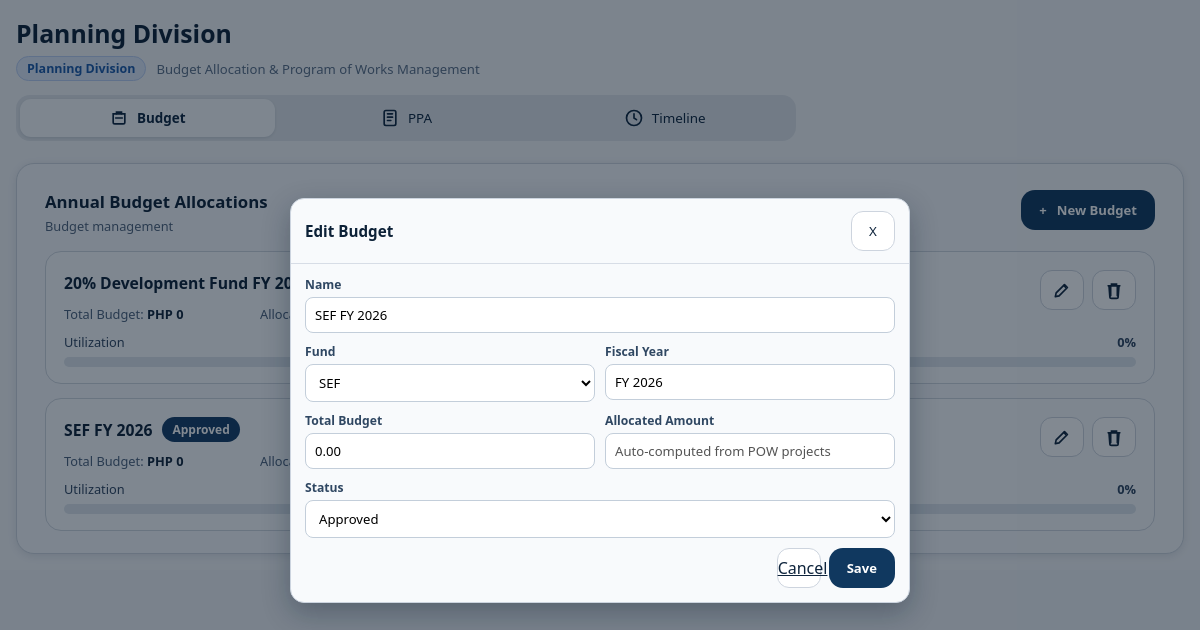
The app's page /planning-division/dashboard/?tab=budget&edit_budget=2 (signed in) with its own data.
### main/models.py (models this page shows, shortened)
class PlanningBudget(models.Model):
    FUND_20_DEV = "20-development-fund"
    FUND_SEF = "sef-fund"
    FUND_CHOICES = [
        (FUND_20_DEV, "20% Development Fund"),
        (FUND_SEF, "SEF"),
    ]
    STATUS_APPROVED = "approved"
    STATUS_FOR_REVIEW = "for_review"
    STATUS_CHOICES = [
        (STATUS_APPROVED, "Approved"),
        (STATUS_FOR_REVIEW, "For Review"),
    ]
    name = models.CharField(max_length=255)
    fund = models.CharField(max_length=40, choices=FUND_CHOICES, default=FUND_20_DEV)
    total_budget = models.DecimalField(max_digits=14, decimal_places=2, default=0)
    allocated_amount = models.DecimalField(max_digits=14, decimal_places=2, default=0)
    status = models.CharField(max_length=20, choices=STATUS_CHOICES, default=STATUS_APPROVED)
    fiscal_year = models.CharField(max_length=20, default="FY 2026")
    created_at = models.DateTimeField(auto_now_add=True)
    class Meta:
        ordering = ["id"]
    @property
    def allocated_value(self):
        return getattr(self, "computed_allocated", self.allocated_amount or 0)
    @property
    def remaining_amount(self):
        return (self.total_budget or 0) - self.allocated_value
    @property
    def utilization_percent(self):
        if not self.total_budget:
            return 0
        try:
            return max(0, min(100, (self.allocated_value / self.total_budget) * 100))
        except Exception:
            return 0

### main/views.py (the view, shortened to what this page needs)
# urls.py: path("planning-division/dashboard/", views.planning_div_dashboard, name="planning_div_dashboard"),
@login_required
@xframe_options_sameorigin
def planning_div_dashboard(request):
    active_tab = request.GET.get("tab", "budget")
    if active_tab not in {"budget", "ppa", "timeline"}:
        active_tab = "budget"
    selected_fund = request.GET.get("fund", "").strip()
    if not _table_exists(PlanningBudget) or not _table_exists(PlanningProject):
        context = _planning_fallback_context(active_tab=active_tab, selected_fund=selected_fund)
        return render(request, "Planning Division/planning_Div.html", context)
    budgets = list(PlanningBudget.objects.all())
    projects = PlanningProject.objects.all()
    show_budget_modal = False
    editing_budget = None
    show_project_modal = False
    project_form = PlanningProjectForm(initial={"fund": selected_fund or PlanningBudget.FUND_20_DEV})
    edit_budget_id = request.GET.get("edit_budget")
    if edit_budget_id:
        editing_budget = PlanningBudget.objects.filter(id=edit_budget_id).first()
        if editing_budget:
            show_budget_modal = True
    ppa_search = request.GET.get("q", "").strip()
    ppa_status = request.GET.get("status", "").strip()
    ppa_fund = request.GET.get("fund_filter", selected_fund).strip()
    if request.method == "POST":
        action = request.POST.get("action", "").strip()
        if action == "delete_budget":
            delete_id = request.POST.get("delete_id")
            if delete_id:
                PlanningBudget.objects.filter(id=delete_id).delete()
            return redirect(f"{request.path}?tab=budget")
        if action == "create_budget":
            budget_form = PlanningBudgetForm(request.POST)
            show_budget_modal = True
            editing_budget = None
            if budget_form.is_valid():
                budget_form.save()
                return redirect(f"{request.path}?tab=budget")
        elif action == "update_budget":
            budget_id = request.POST.get("budget_id")
            editing_budget = PlanningBudget.objects.filter(id=budget_id).first()
            budget_form = PlanningBudgetForm(request.POST, instance=editing_budget)
            show_budget_modal = True
            if budget_form.is_valid():
                budget_form.save()
                return redirect(f"{request.path}?tab=budget")
        elif action == "create_project":
            project_form = PlanningProjectForm(request.POST)
            show_project_modal = True
            if project_form.is_valid():
                project = project_form.save()
                return redirect(
                    f"{request.path}?tab=ppa&fund={project.fund}"
                )
            budget_form = PlanningBudgetForm(instance=editing_budget) if editing_budget else PlanningBudgetForm()
        elif action == "delete_project":
            project_id = request.POST.get("project_id")
            if project_id:
                PlanningProject.objects.filter(id=project_id).delete()
            return redirect(f"{request.path}?tab=ppa&fund={selected_fund or ''}")
        else:
            budget_form = PlanningBudgetForm(instance=editing_budget) if editing_budget else PlanningBudgetForm()
    else:
        budget_form = PlanningBudgetForm(instance=editing_budget) if editing_budget else PlanningBudgetForm()
    project_totals = {key: Decimal("0") for key, _ in PlanningBudget.FUND_CHOICES}
    for project in projects:
        project_totals[project.fund] = project_totals.get(project.fund, Decimal("0")) + (project.budget_amount or 0)
    for budget in budgets:
        budget.computed_allocated = project_totals.get(budget.fund, Decimal("0"))
    total_allocated = sum((b.allocated_value for b in budgets), Decimal("0"))
    total_remaining = sum((b.remaining_amount for b in budgets), Decimal("0"))
    ppa_projects = projects
    if ppa_search:
        ppa_projects = ppa_projects.filter(project_title__icontains=ppa_search)
    if ppa_status:
        ppa_projects = ppa_projects.filter(status=ppa_status)
    if ppa_fund:
        ppa_projects = ppa_projects.filter(fund=ppa_fund)
    ppa_total = projects.count()
    ppa_approved = projects.filter(status=PlanningProject.STATUS_APPROVED).count()
    ppa_for_review = projects.filter(status=PlanningProject.STATUS_FOR_REVIEW).count()
    ppa_total_cost = sum((p.budget_amount for p in projects), Decimal("0"))
    context = {
        "active_tab": active_tab,
        "selected_fund": selected_fund,
        "budgets": budgets,
        "budget_form": budget_form,
        "show_budget_modal": show_budget_modal,
        "editing_budget": editing_budget,
        "project_form": project_form,
        "show_project_modal": show_project_modal,
        "ppa_projects": ppa_projects,
        "ppa_search": ppa_search,
        "ppa_status": ppa_status,
        "ppa_fund": ppa_fund,
        "ppa_total": ppa_total,
        "ppa_approved": ppa_approved,
        "ppa_for_review": ppa_for_review,
        "ppa_total_cost": ppa_total_cost,
        "project_status_choices": PlanningProject.STATUS_CHOICES,
        "fund_choices": PlanningBudget.FUND_CHOICES,
        "total_budgets": len(budgets),
        "total_allocated": total_allocated,
        "total_remaining": total_remaining,
    }
    return render(request, "Planning Division/planning_Div.html", context)

### main/forms.py (shortened to what this page needs)
class PlanningBudgetForm(forms.ModelForm):
    class Meta:
        model = PlanningBudget
        fields = ["name", "fund", "fiscal_year", "total_budget", "status"]
        widgets = {
            "name": forms.TextInput(attrs={"placeholder": "e.g., 20% Development Fund FY 2026"}),
            "fund": forms.Select(),
            "fiscal_year": forms.TextInput(attrs={"placeholder": "e.g., FY 2026"}),
            "total_budget": forms.NumberInput(attrs={"step": "0.01", "min": "0"}),
            "status": forms.Select(),
        }

class PlanningProjectForm(forms.ModelForm):
    class Meta:
        model = PlanningProject
        fields = ["project_title", "fund", "budget_amount", "status"]
        widgets = {
            "project_title": forms.TextInput(attrs={"placeholder": "e.g., Road Improvement Program"}),
            "fund": forms.Select(),
            "budget_amount": forms.NumberInput(attrs={"step": "0.01", "min": "0"}),
            "status": forms.Select(),
        }

### main/views.py (called while the page is built)
def _table_exists(model):
    table_name = model._meta.db_table
    try:
        return table_name in connection.introspection.table_names()
    except Exception:
        return False

### main/templates/Planning Division/planning_Div.html (shortened to what this page needs)
{% load static %}
<!DOCTYPE html>
<html lang="en">
<head>
    <link rel="stylesheet" href="{% static 'CSS/styles.css' %}">
</head>
<body{% if request.GET.embedded %} class="embedded-maintenance-view"{% endif %}>
    <div class="layout">
        <div class="content">
            <main class="main">
                <div class="title-wrap">
                    <h2>Planning Division</h2>
                    <div class="title-sub">
                        <span class="division-chip">Planning Division</span>
                        <span>Budget Allocation &amp; Program of Works Management</span>
                    </div>
                </div>
                <section class="section-tabs">
                    <a class="section-tab {% if active_tab == 'budget' %}active{% endif %}" href="{% url 'planning_div_dashboard' %}?tab=budget">
                        <svg viewBox="0 0 24 24" fill="none"><path d="M5 7h14v10a2 2 0 0 1-2 2H7a2 2 0 0 1-2-2V7Z" stroke="currentColor" stroke-width="2"/><path d="M9 7V5h6v2M8 12h8" stroke="currentColor" stroke-width="2" stroke-linecap="round"/></svg>
                        Budget
                    </a>
                    <a class="section-tab {% if active_tab == 'ppa' %}active{% endif %}" href="{% url 'planning_div_dashboard' %}?tab=ppa{% if selected_fund %}&fund={{ selected_fund }}{% endif %}">
                        <svg viewBox="0 0 24 24" fill="none"><rect x="5" y="3" width="14" height="18" rx="2" stroke="currentColor" stroke-width="2"/><path d="M9 7h6M9 11h6M9 15h4" stroke="currentColor" stroke-width="2" stroke-linecap="round"/></svg>
                        PPA
                    </a>
                    <a class="section-tab {% if active_tab == 'timeline' %}active{% endif %}" href="{% url 'planning_div_dashboard' %}?tab=timeline">
                        <svg viewBox="0 0 24 24" fill="none"><circle cx="12" cy="12" r="9" stroke="currentColor" stroke-width="2"/><path d="M12 7v5l3 2" stroke="currentColor" stroke-width="2" stroke-linecap="round"/></svg>
                        Timeline
                    </a>
                </section>
                {% if active_tab == "budget" %}
                <section class="budget-panel">
                    <div class="panel-head">
                        <div>
                            <h3>Annual Budget Allocations</h3>
                            <p>Budget management</p>
                        </div>
                        <button class="new-budget" type="button" id="openBudgetModal">
                            <span>+</span>
                            <span>New Budget</span>
                        </button>
                    </div>
                    {% for budget in budgets %}
                    <article class="budget-item">
                        <div class="item-top">
                            <div>
                                <div class="title-line">
                                    <h4><a href="{% url 'planning_div_dashboard' %}?tab=ppa&fund={{ budget.fund }}">{{ budget.name }}</a></h4>
                                    <span class="status">{{ budget.get_status_display }}</span>
                                </div>
                                <div class="meta">
                                    <div>Total Budget: <strong>PHP {{ budget.total_budget|floatformat:0 }}</strong></div>
                                    <div>Allocated: <strong>PHP {{ budget.allocated_value|floatformat:0 }}</strong></div>
                                    <div>Remaining: <strong class="ok">PHP {{ budget.remaining_amount|floatformat:0 }}</strong></div>
                                </div>
                            </div>
                            <div class="icon-actions">
                                <a class="icon-btn" href="{% url 'planning_div_dashboard' %}?tab=budget&edit_budget={{ budget.id }}" aria-label="Edit">
                                    <svg viewBox="0 0 24 24" fill="none"><path d="m4 20 4.5-1 10-10-3.5-3.5-10 10L4 20Z" stroke="currentColor" stroke-width="2" stroke-linejoin="round"/><path d="m13.5 6 3.5 3.5" stroke="currentColor" stroke-width="2"/></svg>
                                </a>
                                <form method="post">
                                    <button class="icon-btn" type="submit" aria-label="Delete">
                                        <svg viewBox="0 0 24 24" fill="none"><path d="M5 7h14M9 7V5h6v2M8 7v12m8-12v12M6 7l1 13a2 2 0 0 0 2 2h6a2 2 0 0 0 2-2l1-13" stroke="currentColor" stroke-width="2" stroke-linecap="round"/></svg>
                                    </button>
                                </form>
                            </div>
                        </div>
                        <div class="util-row">
                            <span>Utilization</span>
                            <strong>{{ budget.utilization_percent|floatformat:0 }}%</strong>
                        </div>
                    </article>
                    {% empty %}
                    <article class="budget-item">
                        <div class="meta">No budget records yet.</div>
                    </article>
                    {% endfor %}
                </section>
                {% endif %}
            </main>
        </div>
    </div>
    <div class="modal {% if show_budget_modal %}show{% endif %}" id="budgetModal">
        <div class="modal-card">
            <div class="modal-head">
                <h3>{% if editing_budget %}Edit Budget{% else %}New Budget{% endif %}</h3>
                <button class="icon-btn" type="button" id="closeBudgetModal" aria-label="Close">X</button>
            </div>
            <div class="modal-body">
                <form method="post">
                    <div class="budget-form-grid">
                        <div class="form-field full"><label>Name</label>{{ budget_form.name }}</div>
                        <div class="form-field"><label>Fund</label>{{ budget_form.fund }}</div>
                        <div class="form-field"><label>Fiscal Year</label>{{ budget_form.fiscal_year }}</div>
                        <div class="form-field"><label>Total Budget</label>{{ budget_form.total_budget }}</div>
                        <div class="form-field"><label>Allocated Amount</label><input type="text" value="Auto-computed from POW projects" disabled></div>
                        <div class="form-field full"><label>Status</label>{{ budget_form.status }}</div>
                    </div>
                    <div class="modal-actions">
                        <a class="icon-btn" href="{% url 'planning_div_dashboard' %}?tab=budget" aria-label="Cancel">Cancel</a>
                        <button class="new-budget" type="submit">{% if editing_budget %}Save{% else %}Create Budget{% endif %}</button>
                    </div>
                </form>
            </div>
        </div>
    </div>
</body>
</html>

### records on screen
PlanningBudget: name "20% Development Fund FY 2026", total_budget "0", utilization_percent "0"
PlanningBudget: name "SEF FY 2026", status "Approved", total_budget "0", utilization_percent "0", fund "SEF", fiscal_year "FY 2026", total_budget "0.00"
